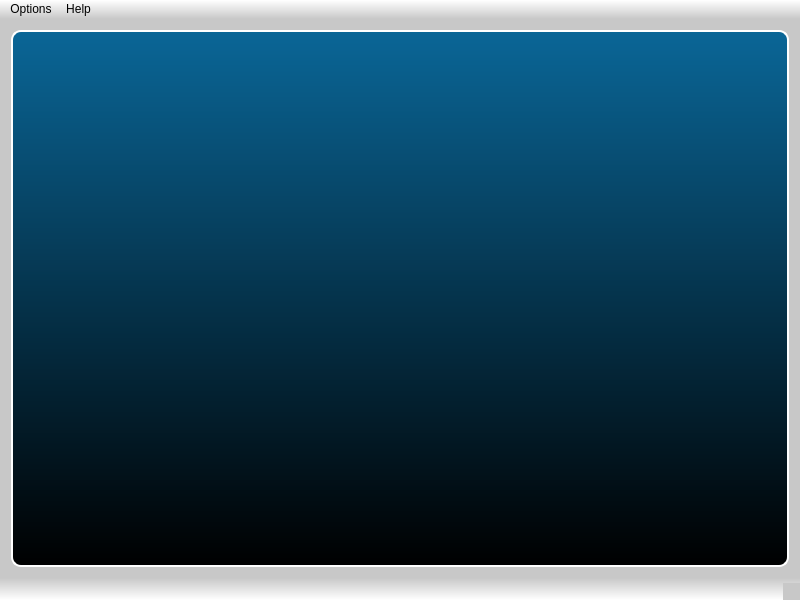
<?xml version="1.0" encoding="UTF-8"?>
<ui version="4.0">
 <class>MainWindow</class>
 <widget class="QMainWindow" name="MainWindow">
  <property name="geometry">
   <rect>
    <x>0</x>
    <y>0</y>
    <width>800</width>
    <height>600</height>
   </rect>
  </property>
  <property name="acceptDrops">
   <bool>true</bool>
  </property>
  <property name="windowTitle">
   <string>Micmac selection tool</string>
  </property>
  <property name="windowIcon">
   <iconset resource="icones/icones.qrc">
    <normaloff>:/MM/Icons/images/icon_32.png</normaloff>:/MM/Icons/images/icon_32.png</iconset>
  </property>
  <property name="styleSheet">
   <string notr="true">QWidget {
	background-color: rgb(200,200,200);
}

QMenu
{
	background: rgb(200,200,200);
}

QMenu::separator 
{
     height: 2px;
     background: rgb(100,100,100);
     margin-left: 10px;
     margin-right: 5px;
 }

QMenuBar 
{
	background-color: qlineargradient(x1:0, y1:0, x2:0, y2:1,stop:0 rgb(255,255,255), stop:1 rgb(200,200,200));
 }

QStatusBar
{
	background-color: qlineargradient(x1:0, y1:0, x2:0, y2:1,stop:0 rgb(200,200,200), stop:1 rgb(255,255,255));
}
</string>
  </property>
  <widget class="QWidget" name="centralWidget">
   <layout class="QVBoxLayout" name="verticalLayout">
    <item>
     <widget class="QFrame" name="OpenglLayout">
      <property name="sizePolicy">
       <sizepolicy hsizetype="Expanding" vsizetype="Expanding">
        <horstretch>0</horstretch>
        <verstretch>0</verstretch>
       </sizepolicy>
      </property>
      <property name="acceptDrops">
       <bool>true</bool>
      </property>
      <property name="styleSheet">
       <string notr="true">QFrame{
	border: 2px solid white;
	border-radius: 10px;
	background: qlineargradient(x1:0, y1:0, x2:0, y2:1,stop:0 rgb(10,102,151), stop:1 rgb(0,0,0));
 }

</string>
      </property>
     </widget>
    </item>
   </layout>
  </widget>
  <widget class="QMenuBar" name="menuBar">
   <property name="geometry">
    <rect>
     <x>0</x>
     <y>0</y>
     <width>800</width>
     <height>21</height>
    </rect>
   </property>
   <widget class="QMenu" name="menuOptions">
    <property name="title">
     <string>Options</string>
    </property>
    <widget class="QMenu" name="menuStandard_views">
     <property name="title">
      <string>Standard views</string>
     </property>
     <addaction name="actionSetViewTop"/>
     <addaction name="actionSetViewFront"/>
     <addaction name="actionSetViewLeft"/>
     <addaction name="actionSetViewBack"/>
     <addaction name="actionSetViewRight"/>
     <addaction name="actionSetViewBottom"/>
    </widget>
    <addaction name="separator"/>
    <addaction name="menuStandard_views"/>
    <addaction name="actionFullScreen"/>
    <addaction name="separator"/>
    <addaction name="actionTogglePoints_selection"/>
   </widget>
   <widget class="QMenu" name="menuAbout">
    <property name="title">
     <string>Help</string>
    </property>
    <addaction name="separator"/>
    <addaction name="actionHelpShortcuts"/>
   </widget>
   <addaction name="menuOptions"/>
   <addaction name="menuAbout"/>
  </widget>
  <widget class="QStatusBar" name="statusBar"/>
  <action name="actionFullScreen">
   <property name="checkable">
    <bool>true</bool>
   </property>
   <property name="text">
    <string>Full screen</string>
   </property>
   <property name="shortcut">
    <string>F11</string>
   </property>
   <property name="shortcutContext">
    <enum>Qt::ApplicationShortcut</enum>
   </property>
  </action>
  <action name="actionHelpShortcuts">
   <property name="text">
    <string>Shortcuts</string>
   </property>
   <property name="toolTip">
    <string>Shortcuts</string>
   </property>
   <property name="shortcut">
    <string>F1</string>
   </property>
   <property name="shortcutContext">
    <enum>Qt::ApplicationShortcut</enum>
   </property>
  </action>
  <action name="actionSetViewFront">
   <property name="icon">
    <iconset>
     <normaloff>:/images/ccViewYpos.png</normaloff>:/images/ccViewYpos.png</iconset>
   </property>
   <property name="text">
    <string>Front</string>
   </property>
   <property name="shortcut">
    <string>5</string>
   </property>
   <property name="shortcutContext">
    <enum>Qt::ApplicationShortcut</enum>
   </property>
  </action>
  <action name="actionSetViewBack">
   <property name="icon">
    <iconset>
     <normaloff>:/images/ccViewYneg.png</normaloff>:/images/ccViewYneg.png</iconset>
   </property>
   <property name="text">
    <string>Back</string>
   </property>
   <property name="shortcut">
    <string>0</string>
   </property>
   <property name="shortcutContext">
    <enum>Qt::ApplicationShortcut</enum>
   </property>
  </action>
  <action name="actionSetViewLeft">
   <property name="icon">
    <iconset>
     <normaloff>:/images/ccViewXpos.png</normaloff>:/images/ccViewXpos.png</iconset>
   </property>
   <property name="text">
    <string>Left</string>
   </property>
   <property name="shortcut">
    <string>4</string>
   </property>
   <property name="shortcutContext">
    <enum>Qt::ApplicationShortcut</enum>
   </property>
  </action>
  <action name="actionSetViewRight">
   <property name="icon">
    <iconset>
     <normaloff>:/images/ccViewXneg.png</normaloff>:/images/ccViewXneg.png</iconset>
   </property>
   <property name="text">
    <string>Right</string>
   </property>
   <property name="shortcut">
    <string>6</string>
   </property>
   <property name="shortcutContext">
    <enum>Qt::ApplicationShortcut</enum>
   </property>
  </action>
  <action name="actionSetViewTop">
   <property name="icon">
    <iconset>
     <normaloff>:/images/ccViewZpos.png</normaloff>:/images/ccViewZpos.png</iconset>
   </property>
   <property name="text">
    <string>Top</string>
   </property>
   <property name="shortcut">
    <string>8</string>
   </property>
   <property name="shortcutContext">
    <enum>Qt::ApplicationShortcut</enum>
   </property>
  </action>
  <action name="actionSetViewBottom">
   <property name="icon">
    <iconset>
     <normaloff>:/images/ccViewZneg.png</normaloff>:/images/ccViewZneg.png</iconset>
   </property>
   <property name="text">
    <string>Bottom</string>
   </property>
   <property name="shortcut">
    <string>2</string>
   </property>
  </action>
  <action name="actionTogglePoints_selection">
   <property name="checkable">
    <bool>true</bool>
   </property>
   <property name="text">
    <string>Points selection</string>
   </property>
   <property name="toolTip">
    <string>Toggle between Points selection mode and standard mode</string>
   </property>
   <property name="shortcut">
    <string>F5</string>
   </property>
  </action>
 </widget>
 <layoutdefault spacing="6" margin="11"/>
 <resources>
  <include location="icones/icones.qrc"/>
 </resources>
 <connections/>
</ui>
